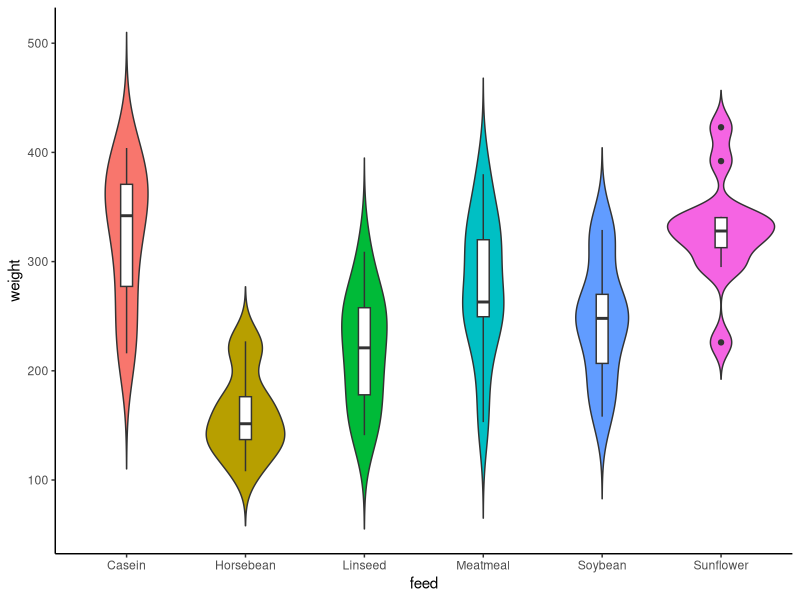
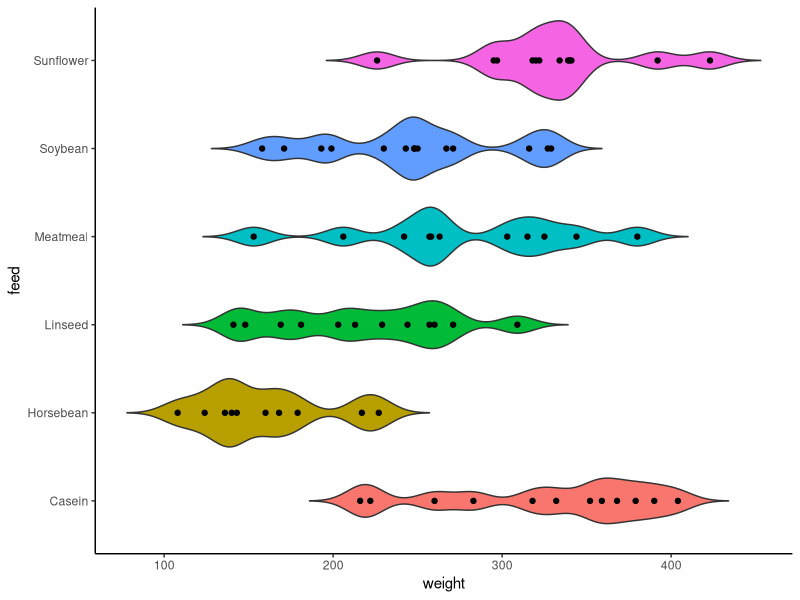
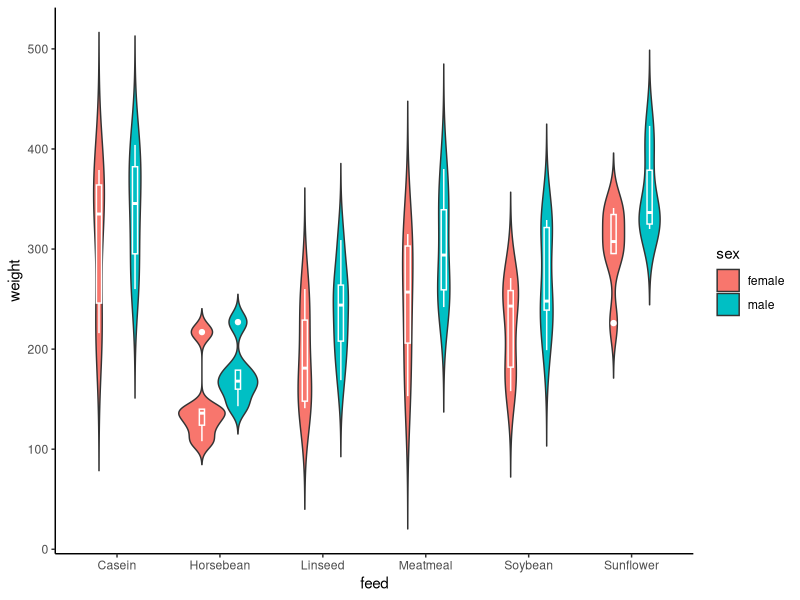
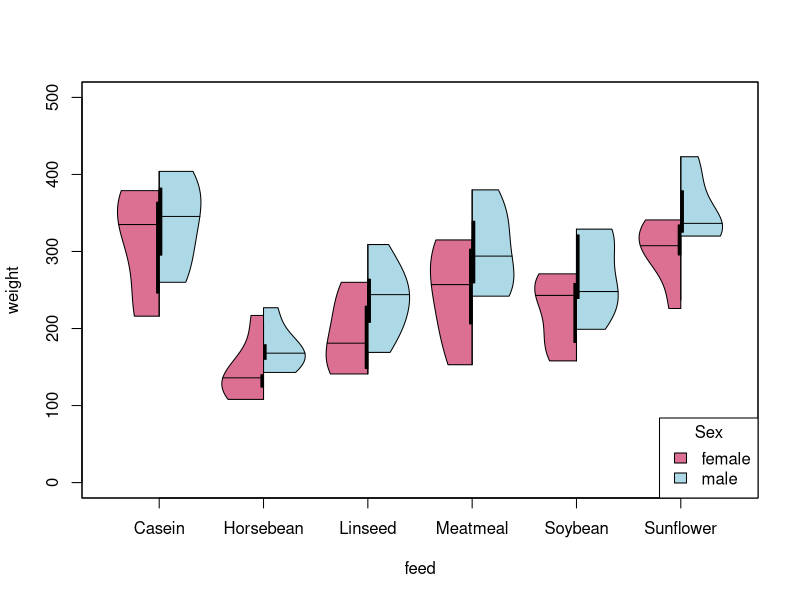
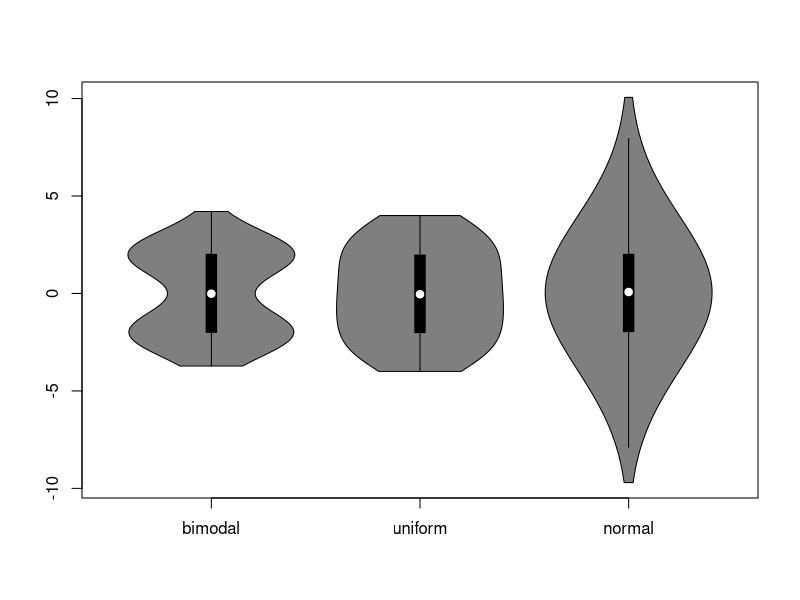
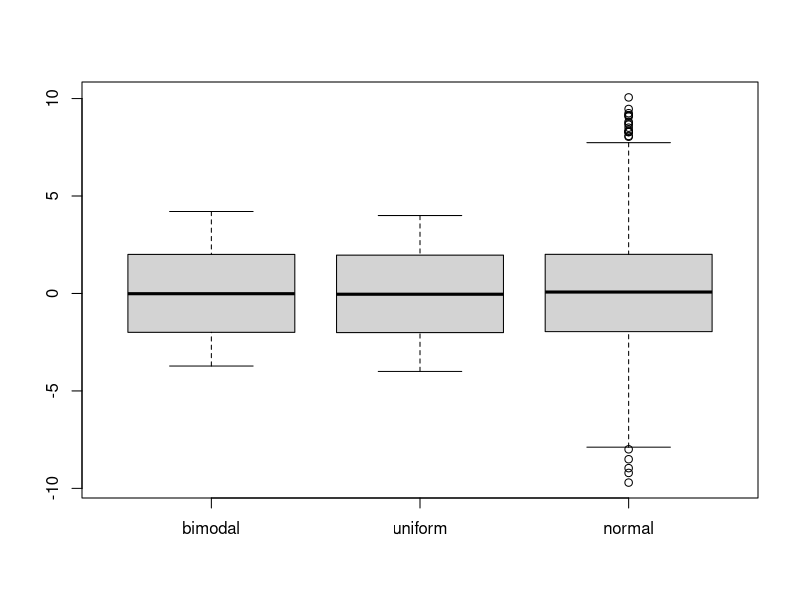

The R script that drew these images, in order:
## ---- chunk 1
knitr::opts_chunk$set(echo = TRUE)
## ---- chunk 2
library(sm)
library(zoo)
library(ggplot2)
library(vioplot)
## ---- chunk 3
chickdata <- read.csv(file = "resources/introduction_vioplot_data/chick_weights.csv")
chickdata$feed <- as.factor(chickdata$feed)
chickdata$sex <- as.factor(chickdata$sex)
head(chickdata)
## ---- chunk 4
ggplot(chickdata, aes(x = feed, y = weight)) + 
  geom_violin(aes(fill = feed), trim = FALSE) +
  geom_boxplot(width = 0.1) +
  theme_classic() +
  theme(legend.position = "none")
## ---- chunk 5
ggplot(chickdata, aes(x = feed, y = weight)) + 
  geom_violin(aes(fill = feed), trim = FALSE, bw = 10) +
  geom_point()+
  coord_flip() +
  theme_classic() +
  theme(legend.position = "none")
## ---- chunk 6
ggplot(chickdata, aes(x = feed, y = weight, fill = sex)) + 
  geom_violin(position = position_dodge(0.7), trim = FALSE) +
  geom_boxplot(position = position_dodge(0.7), color = "white", width = 0.1, show.legend = FALSE) +
  theme_classic()
## ---- chunk 7

fchick = chickdata[chickdata$sex == "female",]
mchick = chickdata[chickdata$sex == "male",]
vioplot(weight~feed, data= fchick, col = "palevioletred", plotCentre = "line", side = "left",ylim = c(0,500),names=levels(fchick$feed))
vioplot(weight~feed, data= mchick, col = "lightblue", plotCentre = "line", side = "right",ylim = c(0, 500) ,add = T)
legend("bottomright", fill = c("palevioletred", "lightblue"), legend = c("female", "male"), title = "Sex")
## ---- chunk 8
mu<-2
si<-0.6
bimodal<-c(rnorm(1000,-mu,si),rnorm(1000,mu,si))
uniform<-runif(2000,-4,4)
normal<-rnorm(2000,0,3)
vioplot(bimodal,uniform,normal,names=c("bimodal","uniform","normal"))
boxplot(bimodal,uniform,normal,names=c("bimodal","uniform","normal"))
